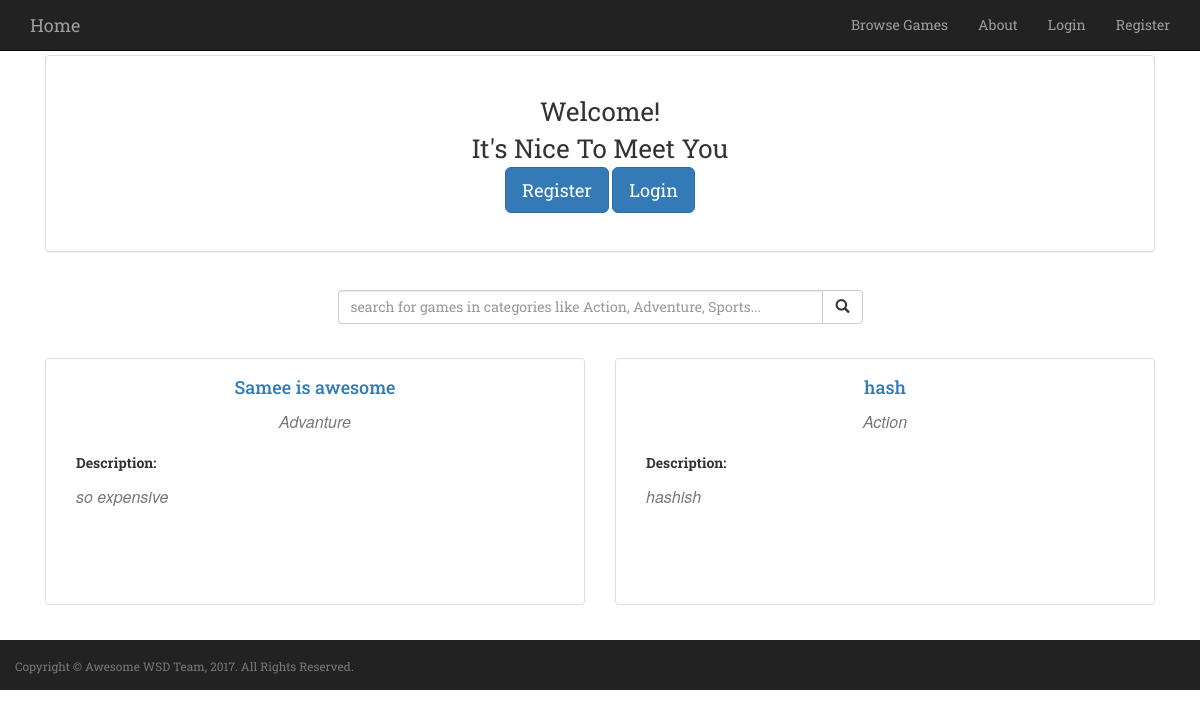
Before: / with the older database file.
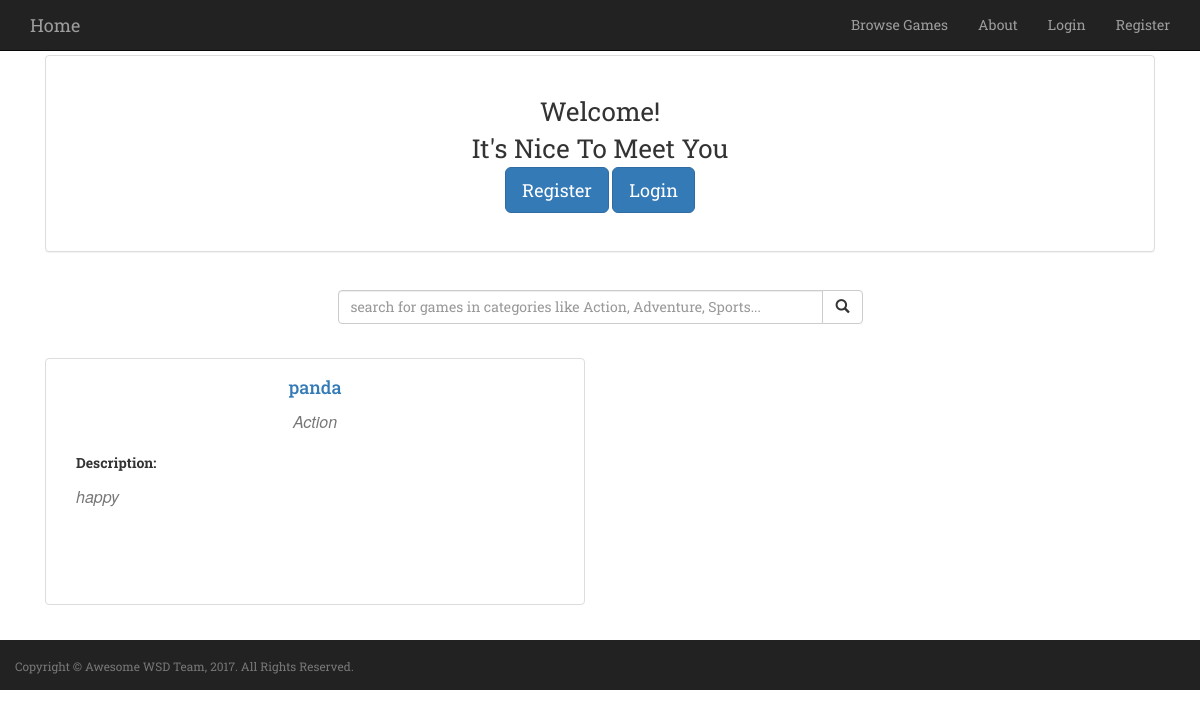
After: the same page with the newer database file.
### awsomeProject/models.py (models this page shows, shortened)
class Game(models.Model):
	Category_Choices = (
		('Action', 'Action'),
		('Advanture', 'Adventure'),
		('Sports', 'Sports'),
		('Strategy', 'Strategy'),
	)
	name = models.CharField(max_length=255, unique=True)
	url = models.URLField()
	price = models.FloatField()
	description = models.TextField(max_length=300, default='')
	created = models.DateField(default=now, editable=False)
	category = models.CharField(max_length=20, choices=Category_Choices, default='Action')
	image = CloudinaryField('image')
	""" Informative name for mode """

### awsomeProject/views.py (the view)
# urls.py: 2. Add a URL to urlpatterns:  url(r'^$', views.home, name='home')
def home(request):
	enddate = date.today()
	startdate = enddate - timedelta(days=31)
	print(startdate, enddate)
	games = Game.objects.filter(created__range=[startdate, enddate])
	return render(request, "home.html", {'games': games })

### awsomeProject/templates/home.html (shortened to what this page needs)
{% extends "base.html" %}
{% block scriptsAndStylesheets %}
	{% load cloudinary %}
{% endblock %}
{% block main %}
<div class="col-md-12" id="home">
	<div class="col-md-12">
		<div class="panel panel-default">
			<div class="panel-body" style="margin-top:2%; margin-bottom: 2%">
				{% if user.is_authenticated %}
				<div class="col-md-12 text-center">
					<div class="section-font">Welcome Back! {{ user.username }}</div>
					<div class="section-font">It's Nice To Meet You</div>
				</div>
				{% else %}
				<div class="col-md-12 text-center">
					<div class="col-md-12 col-sm-12 col-xs-12">
						<div class="section-font">Welcome!</div>
						<div class="section-font">It's Nice To Meet You</div>
					</div>
					<div class="col-md-12 text-center">
							<a href="{% url "register" %}" class="btn btn-primary btn-lg" role="button">Register</a>
							<a href="{% url "login" %}" class="btn btn-primary btn-lg" role="button">Login</a>
					</div>
				</div>
				{% endif %}
			</div>
		</div>
	</div>
	<div class="col-md-12 text-center" style="padding-top: 18px; padding-bottom:3%">
		<div class="col-md-6 col-md-offset-3">
			<div class="input-group">
				<input type="text" class="form-control" placeholder="search for games in categories like Action, Adventure, Sports...">
				<span class="input-group-btn">
					<button class="btn btn-default" type="button"><span class="glyphicon glyphicon-search" aria-hidden="true"></button>
				</span>
			</div>
		</div>
		</div>
	<div class="" id="show-games">
	{% for game in games %}
		<div class="col-md-6 text-center" style="padding-bottom:3%;">
			<div class="col-md-12 img-thumbnail">
				<div class="col-md-12">
					<a href={% url "game" game.name %}> <h4 class="service-heading">{{game.name}}<h4></a>
					<h5 class="section-subheading text-muted"> {{game.category}}</h5>
				</div>
				<div class="col-md-12 text-left" style="height:150px; margin-bottom:2%">
					<h5 class="service-heading"><strong>Description:</strong></h5>
					<p class="section-subheading text-muted">{{game.description}}</p>
				</div>
			</div>
		</div>
	{% endfor %}
	</div>
</div>
{% endblock %}

### awsomeProject/templates/base.html (shortened to what this page needs)
<!DOCTYPE html>
<html lang="en">
<head>
	{% load static %}
	<link rel="stylesheet" type="text/css" href="{% static 'css/bootstrap.min.css' %}">
	<link rel="stylesheet" type="text/css" href="{% static 'css/style.css' %}">
</head>
<body>
	<nav class="navbar navbar-inverse navbar-fixed-top" role="navigation" id="mainNav">
		<div class="container">
			<div class="navbar-header">
				<a class="navbar-brand active" href={% url "index" %}>Home</a>
			</div>
			<div class="collapse navbar-collapse" id="bs-example-navbar-collapse-1">
				<ul class="nav navbar-nav navbar-right">
					<li class=""><a href={% url "browseGames" %}>Browse Games</a></li>
					<li class=""><a href={% url "about" %}>About</a></li>
					{% if user.is_authenticated %}
					<li>
						<div class="dropdown" style="margin-top: 8px; pull=right">
							<button class="btn btn-default dropdown-toggle" type="button" id="dropdownMenu1" data-toggle="dropdown" aria-haspopup="true" aria-expanded="true">
							{{ user.username }}
								<span class="caret"></span>
							</button>
							<ul class="dropdown-menu">
								<li><a href={% url "myProfile" %}>Manage Games </a></li>
								<li><a href={% url "editProfile" %}>Account Settings </a></li>
								<li role="separator" class="divider"></li>
								<li><a href={% url "logout" %}>Logout </a></li>
							</ul>
						</div>
					</li>
					{% else %}
					<li><a href={% url "login" %}>Login</a></li>
					<li><a href={% url "register" %}>Register</a></li>
					{% endif %}
				</ul>
			</div>
		</div>
	</nav>
	<div class="container text-center">
		<div class="row">
			<div class="text-center">
			{% block main %}
			{% endblock %}
			</div>
		</div>
	</div>
	<footer>
		<div class="container">
			<div class="row">
				<div class="">
					<p class="copyright text-muted small" style="margin-top:18px;">Copyright &copy; Awesome WSD Team, 2017. All Rights Reserved.</p>
				</div>
			</div>
		</div>
	</footer>
</body>
</html>

### awsomeProject/static/css/style.css (style rules this page uses)
* { @include box-sizing(border-box); }
body { padding-top: 55px; overflow-x:hidden; font-family:"Roboto Slab","Helvetica Neue",Helvetica,Arial,sans-serif; }
footer { background-color: #222; border-color: #222; bottom: 0; min-height: 50px; width: 100%; }
.section-subheading { font-size:16px; font-family:"Droid Serif","Helvetica Neue",Helvetica,Arial,sans-serif; text-transform:none; font-style:italic; font-weight:400; }
#show-games a { text-decoration: none; }
.section-font { font-size: 16px; }
@media (min-width:768px) { .service-heading { margin:15px 0; text-transform:none } }
@media (min-width:768px) { .section-font { font-size: 18px; } }
@media (min-width: 768px) { .section-font { font-size: 22px; } }
@media (min-width:992px) { .section-font { font-size: 26px; } }

Changed rows visible on the page:
removed Game: name "Samee is awesome", category "Advanture", description "so expensive"
removed Game: name "hash", category "Action", description "hashish"
added Game: name "panda", category "Action", description "happy"
